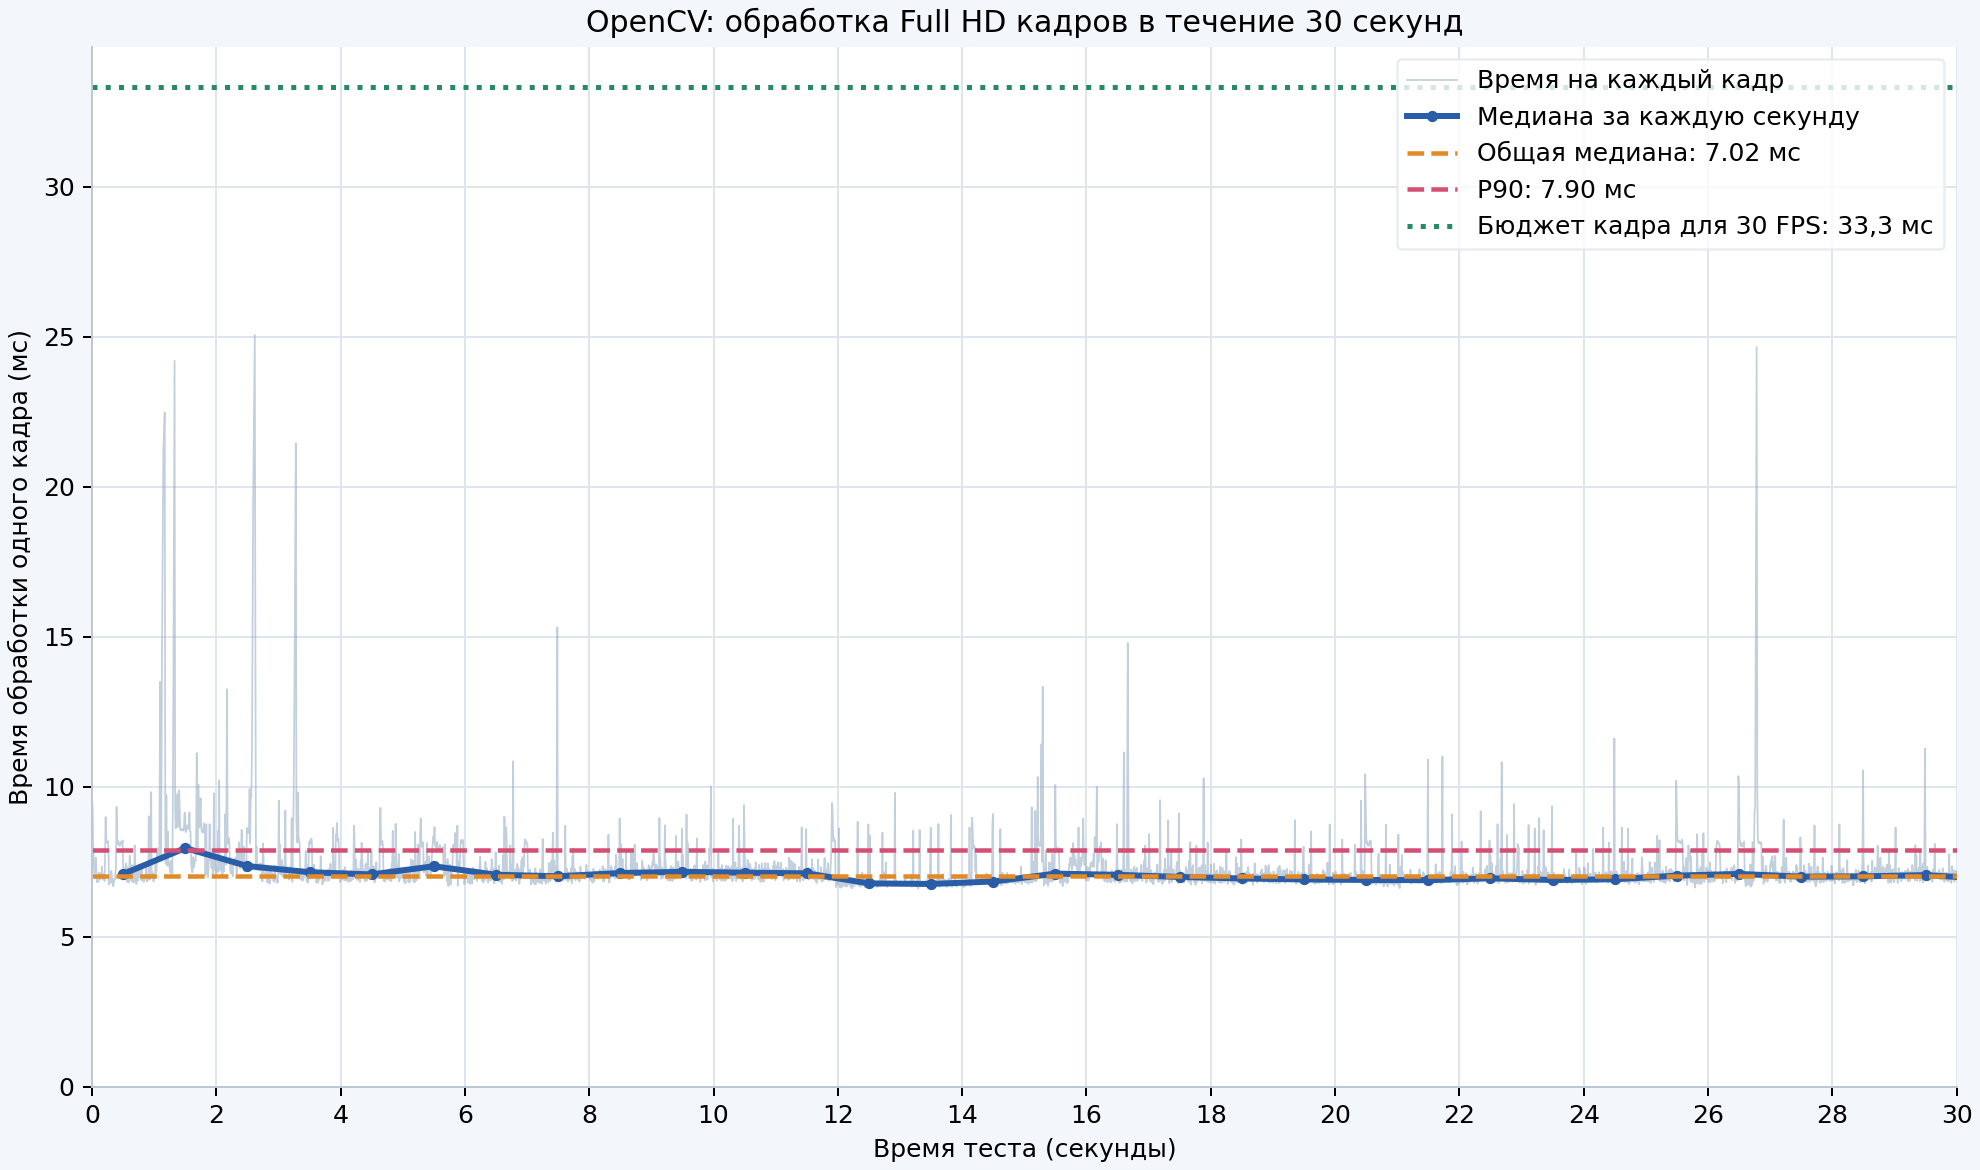

Generate this figure with Python:
#!/usr/bin/env python3
"""Measure a small Full HD OpenCV image pipeline for 30 seconds."""

from __future__ import annotations

import csv
import platform
import time
from pathlib import Path

import cv2
import matplotlib.pyplot as plt
import numpy as np


TEST_SECONDS = 30
WIDTH = 1920
HEIGHT = 1080
OUTPUT = Path(__file__).with_name("opencv_30s_benchmark.png")
CSV_OUTPUT = Path(__file__).with_name("opencv_30s_results.csv")


def main() -> None:
    cv2.setUseOptimized(True)
    rng = np.random.default_rng(20261031)
    frame = rng.integers(0, 256, size=(HEIGHT, WIDTH, 3), dtype=np.uint8)

    def process(image: np.ndarray) -> None:
        gray = cv2.cvtColor(image, cv2.COLOR_BGR2GRAY)
        blurred = cv2.GaussianBlur(gray, (5, 5), 0)
        cv2.Canny(blurred, 75, 150)

    # Warm up OpenCV before starting the timed interval.
    for _ in range(20):
        process(frame)

    samples: list[tuple[float, float]] = []
    start = time.perf_counter()
    while True:
        frame_start = time.perf_counter()
        process(frame)
        frame_end = time.perf_counter()
        samples.append((frame_end - start, (frame_end - frame_start) * 1000))
        if frame_end - start >= TEST_SECONDS:
            break

    elapsed = np.asarray([sample[0] for sample in samples])
    frame_ms = np.asarray([sample[1] for sample in samples])
    median = float(np.median(frame_ms))
    p90 = float(np.percentile(frame_ms, 90, method="linear"))
    mean = float(frame_ms.mean())
    throughput = len(samples) / elapsed[-1]

    with CSV_OUTPUT.open("w", newline="", encoding="utf-8") as csv_file:
        writer = csv.writer(csv_file)
        writer.writerow(["elapsed_seconds", "processing_ms"])
        writer.writerows(samples)

    fig, ax = plt.subplots(figsize=(11, 6.5), constrained_layout=True)
    fig.patch.set_facecolor("#f3f6fb")
    ax.set_facecolor("#ffffff")
    ax.plot(elapsed, frame_ms, color="#91a8c2", linewidth=0.7, alpha=0.55,
            label="Время на каждый кадр")

    second_bins = np.floor(elapsed).astype(int)
    bin_seconds = np.unique(second_bins)
    per_second_median = np.asarray([
        np.median(frame_ms[second_bins == second]) for second in bin_seconds
    ])
    ax.plot(bin_seconds + 0.5, per_second_median, color="#295da8", linewidth=2.4,
            marker="o", markersize=3.5, label="Медиана за каждую секунду")

    ax.axhline(median, color="#e28b26", linestyle="--", linewidth=1.8,
               label=f"Общая медиана: {median:.2f} мс")
    ax.axhline(p90, color="#d44f73", linestyle="--", linewidth=1.8,
               label=f"P90: {p90:.2f} мс")
    ax.axhline(1000 / 30, color="#268a65", linestyle=":", linewidth=2,
               label="Бюджет кадра для 30 FPS: 33,3 мс")
    ax.set(
        title="OpenCV: обработка Full HD кадров в течение 30 секунд",
        xlabel="Время теста (секунды)",
        ylabel="Время обработки одного кадра (мс)",
        xlim=(0, TEST_SECONDS),
        ylim=(0, None),
    )
    ax.set_xticks(np.arange(0, TEST_SECONDS + 1, 2))
    ax.grid(True, color="#dfe5ef", linewidth=0.8)
    ax.set_axisbelow(True)
    ax.spines[["top", "right"]].set_visible(False)
    ax.spines[["left", "bottom"]].set_color("#bdc7d8")
    ax.legend(loc="upper right", frameon=True, facecolor="white", edgecolor="#e3e8f0")
    fig.savefig(OUTPUT, dpi=180, facecolor=fig.get_facecolor())

    cpu_model = platform.processor() or platform.machine()
    print(f"OpenCV: {cv2.__version__}")
    print(f"CPU: {cpu_model}; OpenCV threads: {cv2.getNumThreads()}")
    print(f"Кадр: {WIDTH}×{HEIGHT}; тест: {elapsed[-1]:.2f} с; обработано: {len(samples)} кадров")
    print(f"Среднее: {mean:.2f} мс; медиана: {median:.2f} мс; P90: {p90:.2f} мс")
    print(f"Пропускная способность: {throughput:.2f} кадров/с")
    print(f"График: {OUTPUT}")
    print(f"Замеры CSV: {CSV_OUTPUT}")


if __name__ == "__main__":
    main()
